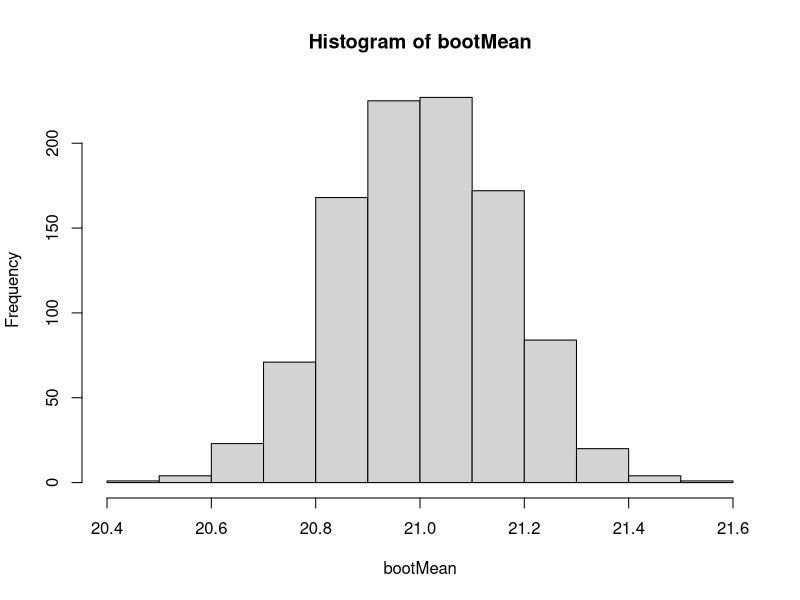
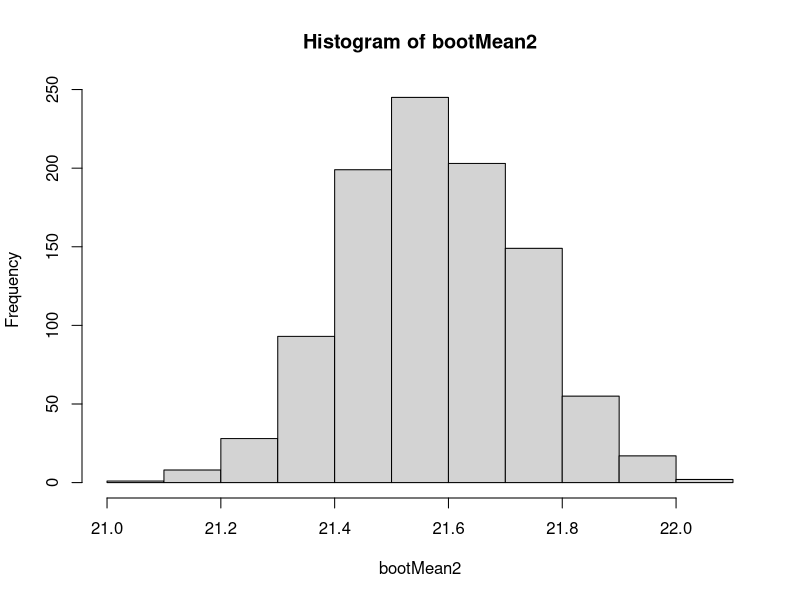
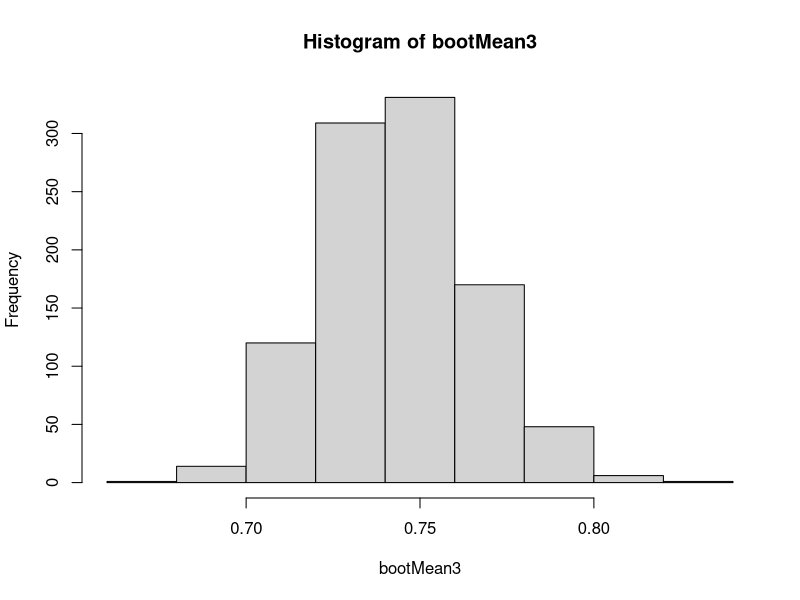
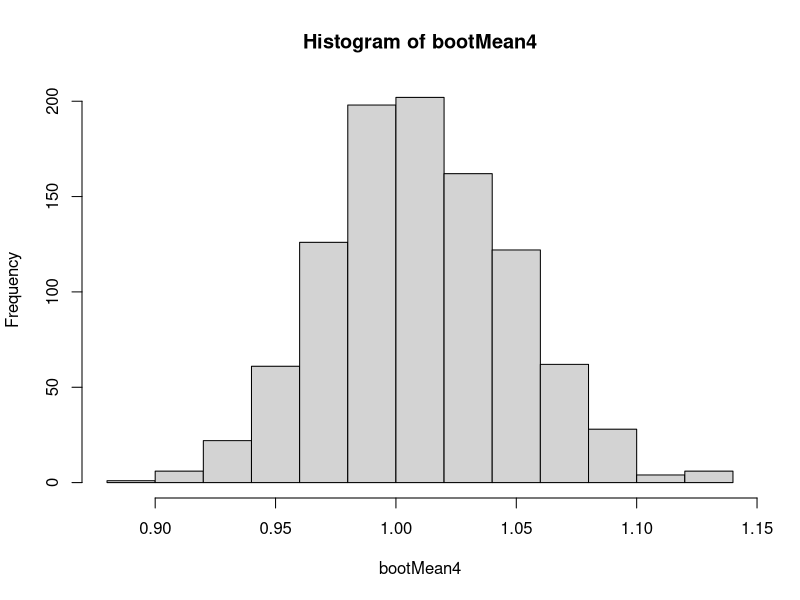

Reproduce these figures in R, in order.
## ---- chunk 1
x <- rnorm(50,22,5)
bootMean <- numeric(1000)

for ( i in 1:1000){
  
  bootSamp <- sample(x, size=1000, replace=TRUE)
  bootMean[i] <- mean(bootSamp)
}
hist(bootMean)
print(quantile(bootMean, c(.025, .975)))
## ---- chunk 2
y <- rnorm(80, 22, 5)
bootMean2 <- numeric(1000)

for (i in 1:1000){
  
  bootSamp2 <- sample(y, 1000, replace = TRUE)
  bootMean2[i] <- mean(bootSamp2)
}
hist(bootMean2)
print(quantile(bootMean2, c(.025, .975)))
## ---- chunk 3


x <- rexp(50, 1)
bootMean3 <- numeric(1000)

for ( i in 1:1000){
  
  bootSamp3 <- sample(x, size=1000, replace=TRUE)
  bootMean3[i] <- mean(bootSamp3)
}
hist(bootMean3)
print(quantile(bootMean3, c(.025, .975)))
## ---- chunk 4
x <- rexp(80,1)
bootMean4 <- numeric(1000)

for ( i in 1:1000){
  
  bootSamp4 <- sample(x, size=1000, replace=TRUE)
  bootMean4[i] <- mean(bootSamp4)
}
hist(bootMean4)
print(quantile(bootMean, c(.025, .975)))
